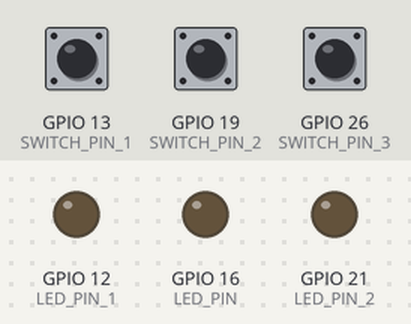
Simulated run of this program. Board: Raspberry Pi (BCM pin numbers). Parts: output pins drawn as LEDs (lit = HIGH). The test bench sets the inputs (shaded band); at power-on: GPIO 13 (SWITCH_PIN_1) LOW, GPIO 19 (SWITCH_PIN_2) LOW, GPIO 26 (SWITCH_PIN_3) LOW. What the program prints to the terminal is not drawn.

Above: at 1.2 s.
1.3 s: GPIO 13 (SWITCH_PIN_1) pulled HIGH for 0.15 s
At 1.37 s:
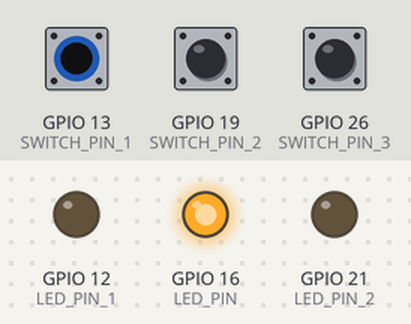
2.9 s: GPIO 19 (SWITCH_PIN_2) pulled HIGH for 0.15 s
At 2.97 s:
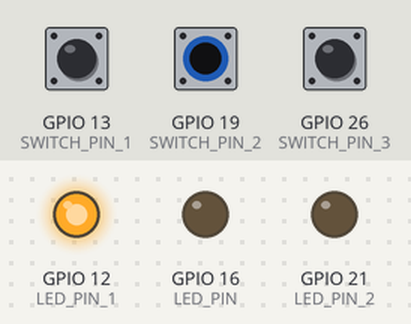
4.5 s: GPIO 26 (SWITCH_PIN_3) pulled HIGH for 0.15 s
At 4.57 s:
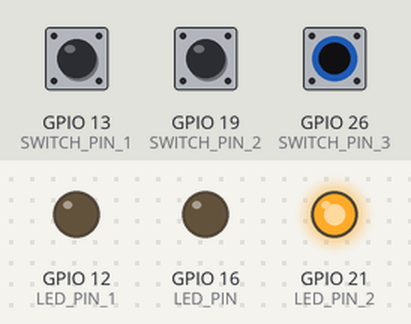
6.1 s: GPIO 26 (SWITCH_PIN_3) pulled HIGH for 3.2 s
At 9.7 s:
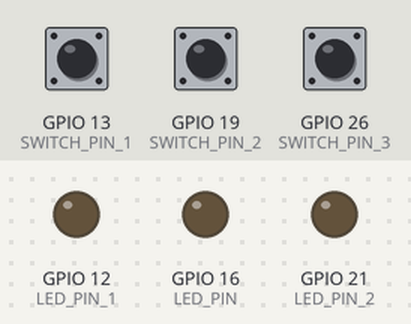
10.8 s: GPIO 13 (SWITCH_PIN_1) pulled HIGH for 3.2 s
At 12.0 s:
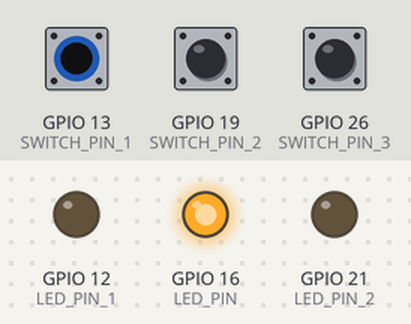
15.5 s: GPIO 13 (SWITCH_PIN_1) driven HIGH and GPIO 19 (SWITCH_PIN_2) driven HIGH
At 15.9 s:
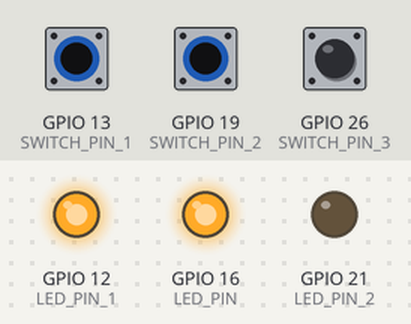
Timing chart, 0 to 18.0 s (numbered marks = the images above; inputs shaded):
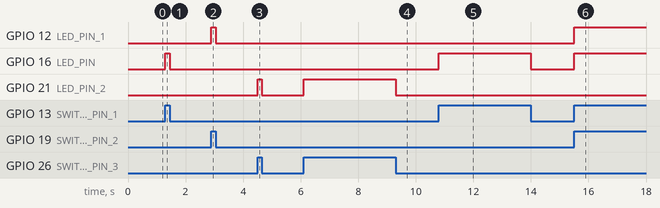

The program:

switch_led_task.py
```python
import RPi.GPIO as GPIO
import time


LED_PIN = 16
LED_PIN_1 = 12
LED_PIN_2 = 21

SWITCH_PIN_1 = 13
SWITCH_PIN_2 = 19
SWITCH_PIN_3 = 26

GPIO.setmode(GPIO.BCM)
GPIO.setup(LED_PIN, GPIO.OUT)
GPIO.setup(LED_PIN_1, GPIO.OUT)
GPIO.setup(LED_PIN_2, GPIO.OUT)

GPIO.setup(SWITCH_PIN_1, GPIO.IN,pull_up_down = GPIO.PUD_DOWN)
GPIO.setup(SWITCH_PIN_2, GPIO.IN,pull_up_down = GPIO.PUD_DOWN)
GPIO.setup(SWITCH_PIN_3, GPIO.IN,pull_up_down = GPIO.PUD_DOWN)


try:
    while True:
        val = GPIO.input(SWITCH_PIN_1)
        print(val)
        GPIO.output(LED_PIN, val)
        val = GPIO.input(SWITCH_PIN_2)
        print(val)
        GPIO.output(LED_PIN_1, val)
        val = GPIO.input(SWITCH_PIN_3)
        print(val)
        GPIO.output(LED_PIN_2, val)
finally:
    GPIO.cleanup()
    print('cleanup and exit')
```

Measured:
- after the input at 1.3 s, GPIO 16 (LED_PIN): LOW → HIGH at once, → LOW 0.15 s later
- after the input at 2.9 s, GPIO 12 (LED_PIN_1): LOW → HIGH at once, → LOW 0.15 s later
- after the input at 4.5 s, GPIO 21 (LED_PIN_2): LOW → HIGH at once, → LOW 0.15 s later
- after the input at 6.1 s, GPIO 21 (LED_PIN_2): LOW → HIGH at once, → LOW 3.2 s later
- after the input at 10.8 s, GPIO 16 (LED_PIN): LOW → HIGH at once, → LOW 3.2 s later
- after the input at 15.5 s, GPIO 12 (LED_PIN_1), GPIO 16 (LED_PIN): LOW → HIGH at once
